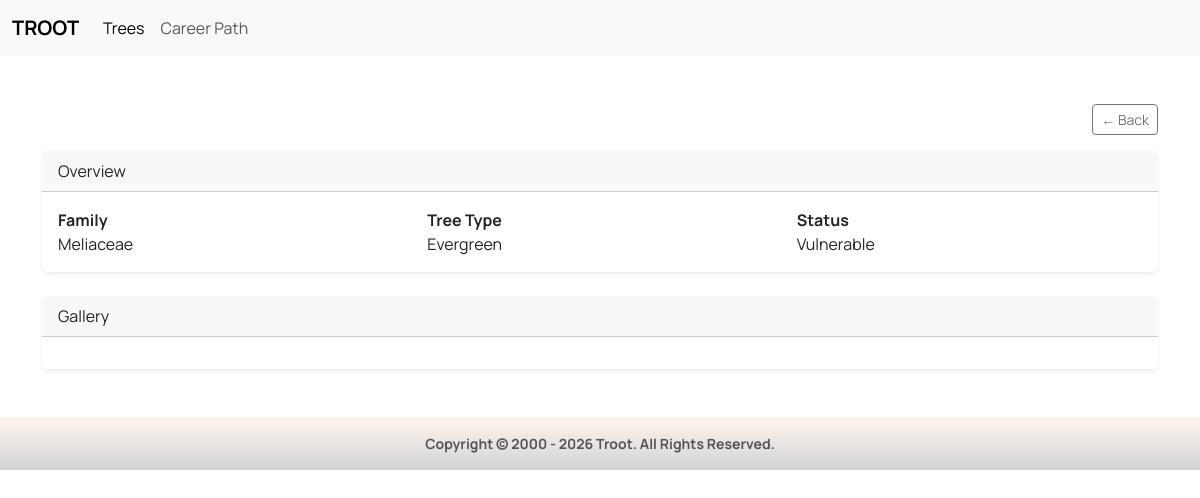
The app's page /trees/profile/142/ with its own data.
### trees/models.py (models this page shows, shortened)
class Tree(models.Model):
    TREE_TYPES = [
        ("deciduous", "Deciduous"),
        ("evergreen", "Evergreen"),
        ("conifer", "Conifer"),
    ]
    CONSERVATION_STATUS = [
        ("LC", "Least Concern"),
        ("NT", "Near Threatened"),
        ("VU", "Vulnerable"),
        ("EN", "Endangered"),
        ("CR", "Critically Endangered"),
    ]
    common_name = models.CharField(max_length=200)
    scientific_name = models.CharField(max_length=255, unique=True)
    family = models.CharField(max_length=200)
    tree_type = models.CharField(
        max_length=50,
        choices=TREE_TYPES
    )
    native_region = models.CharField(max_length=255)
    conservation_status = models.CharField(
        max_length=2,
        choices=CONSERVATION_STATUS,
        default="LC"
    )
    created_at = models.DateTimeField(auto_now_add=True)
    updated_at = models.DateTimeField(auto_now=True)
    class Meta:
        ordering = ["common_name"]

### trees/views.py (the view)
# urls.py: path("profile/<int:tree_id>/", views.tree_profile, name="tree_profile"),
def tree_profile(request, tree_id):
    tree = get_object_or_404(
        Tree,
        pk=tree_id
    )
    featured_image = tree.images.first()
    context = {
        "tree": tree,
        "featured_image": featured_image,
    }
    return render(
        request,
        "trees/tree_profile.html",
        context
    )

### trees/templates/trees/tree_profile.html (shortened to what this page needs)
{% extends 'base.html' %}
{% block content %}
<div class="container py-5">
    <div class="d-flex justify-content-end mb-3">
        <button onclick="history.back()" class="btn btn-outline-secondary btn-sm">
            ← Back
        </button>
    </div>
        <div class="card shadow-sm border-0 mb-4">
            <div class="card-header">
                Overview
            </div>
            <div class="card-body">
                <div class="row">
                    <div class="col-md-4">
                        <strong>Family</strong><br>
                        {{ tree.family }}
                    </div>
                    <div class="col-md-4">
                        <strong>Tree Type</strong><br>
                        {{ tree.get_tree_type_display }}
                    </div>
                    <div class="col-md-4">
                        <strong>Status</strong><br>
                        {{ tree.get_conservation_status_display }}
                    </div>
                </div>
            </div>
        </div>
        <div class="card shadow-sm border-0">
            <div class="card-header">
                Gallery
            </div>
            <div class="card-body">
            </div>
        </div>
</div>
{% endblock %}

### static/css/styles.css (style rules this page uses)
body, h1, h2, h3, h4, h5, h6 { font-family: 'Manrope', sans-serif !important; }

### records on screen
Tree: family "Meliaceae", tree_type "Evergreen", conservation_status "Vulnerable"
